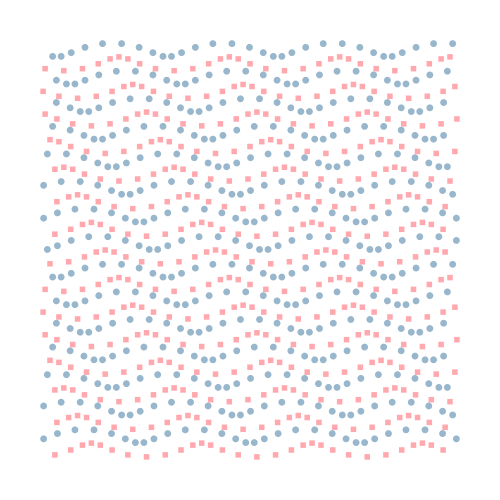
Frame 1 (no input)
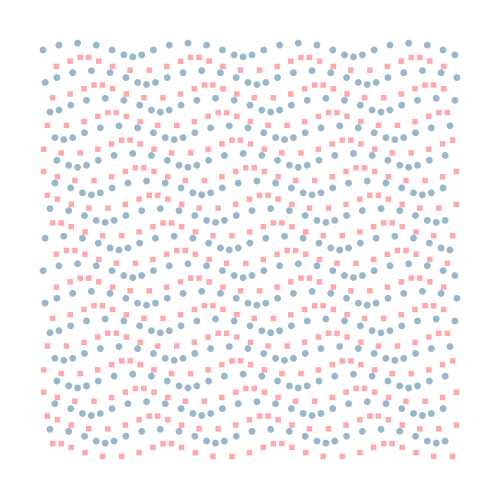
Frame 60 (the mouse pressed at the canvas centre just before this capture)
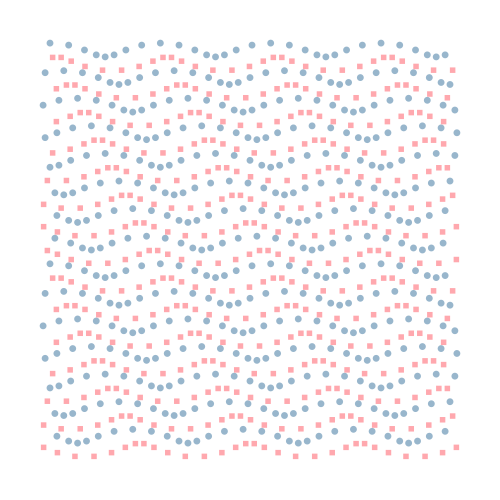
Frame 120 (the mouse held since frame 60 and released just before this capture)

The Processing sketch that drew these frames (run headless with seeded random() and noise(); from frame 60 on, the mouse is pressed at the canvas centre):

// Processing sketch: processing_152076
// ── processing_152076.pde


// variable used to store the current frame rate value
int frame_rate_value;

void setup() {
  size(500, 500);

  frame_rate_value = 8;
  frameRate(frame_rate_value);
  rectMode(CENTER);
  background(255);

  }


void draw() {
  background(255);

  int num = 30;
  int margin = 50;
  float gutter = 0; //distance between each cell
  float cellsize = ( width - (2 * margin) - gutter * (num - 1) ) / (num - 1);

  int circleNumber = 0; // counter
  for (int i=0; i<num; i++) {
    for (int j=0; j<num; j++) {
      circleNumber = (i * num) + j; // different way to calculate the circle number from w2_04

      float tx = margin + cellsize * i + gutter * i;
      float ty = margin + cellsize * j + gutter * j;

      if ( circleNumber % 2==0) {
        movingCircle(tx, ty, cellsize, circleNumber);
      } else {
        movingCircle2(tx, ty, cellsize, circleNumber);
      }

      //    movingCircle(tx, ty, cellsize, circleNumber);
    }
  }

} //end of draw 


void movingCircle(float x, float y, float size, int circleNum) {

  float finalAngle;
  finalAngle = frameCount + circleNum;

  //the rotating angle for each tempX and tempY postion is affected by frameRate and angle;  
  float tempX = x + (size / 2) * sin(PI / frame_rate_value * finalAngle);
  float tempY = y + (size / 2) * cos(PI / frame_rate_value * finalAngle);

  fill(#346F9B, 130);  // blau #346F9B - dunkel;  #54b5ff - hell
  noStroke();
  ellipse(tempX, tempY, size/2, size/2);
}

void movingCircle2(float x, float y, float size, int circleNum) {

  float finalAngle;
  finalAngle = frameCount + circleNum;

  //the rotating angle for each tempX and tempY postion is affected by frameRate and angle;  
  float tempX = x - (size / 2) * sin(PI / frame_rate_value * finalAngle);
  float tempY = y + (size / 2) * cos(PI / frame_rate_value * finalAngle);

  fill(#ff5460, 130); // rot
  noStroke();
  rect(tempX, tempY, size/2.5, size/2.5);
}
